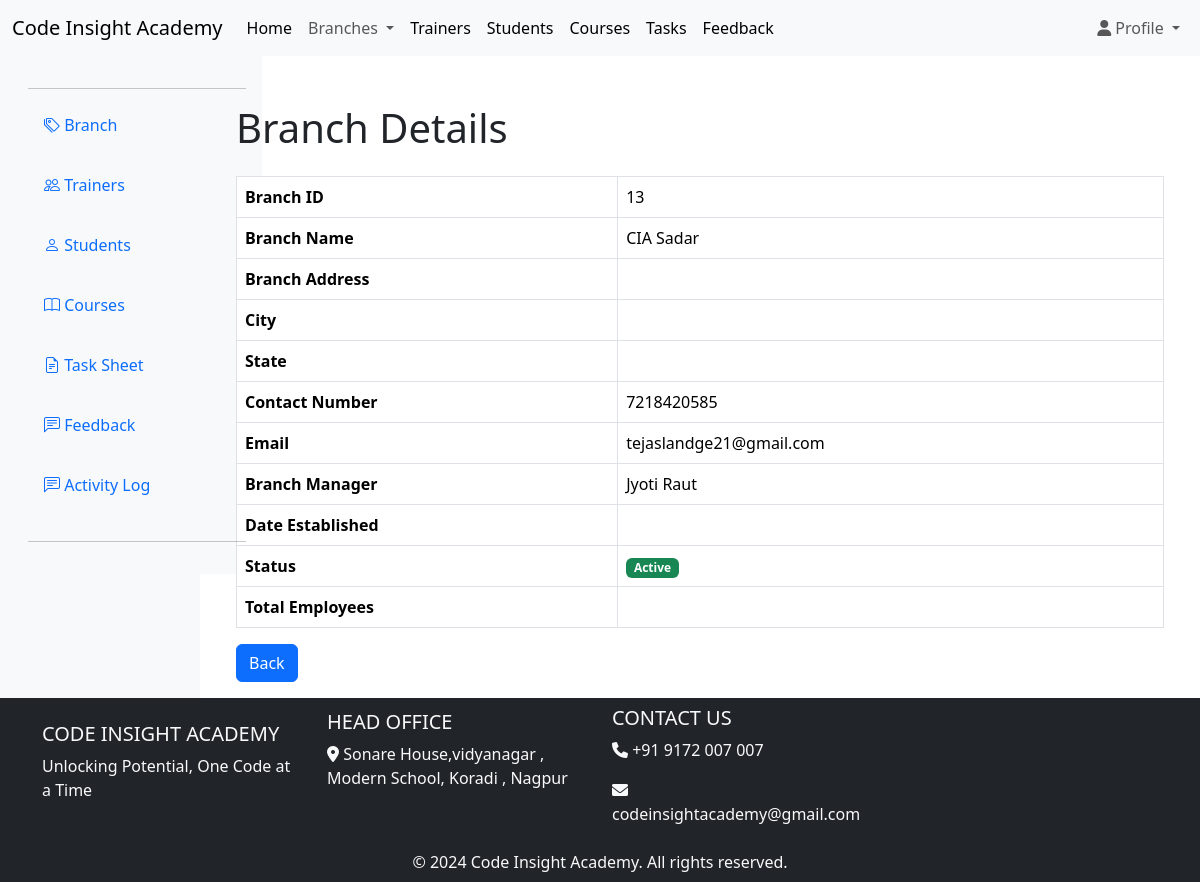
Screenshot of /superadmin/branch_details.php?id=13 (signed in) with the database file from the repository.
### tables this page shows
CREATE TABLE `branches` (
  `branch_id` int(11) NOT NULL,
  `branch_name` varchar(255) NOT NULL,
  `branch_address` varchar(255) DEFAULT NULL,
  `city` varchar(100) DEFAULT NULL,
  `state` varchar(100) DEFAULT NULL,
  `contact_number` varchar(20) DEFAULT NULL,
  `email` varchar(255) DEFAULT NULL,
  `branch_manager` varchar(255) DEFAULT NULL,
  `date_established` date DEFAULT NULL,
  `status` enum('active','inactive') DEFAULT NULL,
  `total_employees` int(11) DEFAULT NULL
);

### superadmin/branch_details.php (the view, shortened to what this page needs)
<?php
include '../includes/header.php';
include 'log_activity.php';
if (isset($_GET['id'])) {
    $branch_id = $_GET['id'];
    $sql = "SELECT * FROM branches WHERE branch_id = ?";
    $stmt = $conn->prepare($sql);
    $stmt->bind_param("i", $branch_id);
    $stmt->execute();
    $result = $stmt->get_result();
    if ($result->num_rows > 0) {
        $branch = $result->fetch_assoc();
    } else {
        echo "Branch not found.";
        exit;
    }
} else {
    echo "Invalid branch ID.";
    exit;
}
?>
<div class="container-fluid">
    <div class="row">
        <nav id="sidebar" class="col-md-3 d-none d-md-block col-lg-2 d-md-block bg-light fixed-top-10 ">
            <?php include '../includes/sidebar.php'; ?>
        </nav>
        <main class="col-md-9 ms-sm-auto col-lg-10 px-md-4">
            <div class="container">
                <h1 class="mt-5">Branch Details</h1>
                <table class="table table-bordered mt-4">
                    <tr>
                        <th>Branch ID</th>
                        <td><?php echo htmlspecialchars($branch['branch_id']); ?></td>
                    </tr>
                    <tr>
                        <th>Branch Name</th>
                        <td><?php echo htmlspecialchars($branch['branch_name']); ?></td>
                    </tr>
                    <tr>
                        <th>Branch Address</th>
                        <td><?php echo htmlspecialchars($branch['branch_address']); ?></td>
                    </tr>
                    <tr>
                        <th>City</th>
                        <td><?php echo htmlspecialchars($branch['city']); ?></td>
                    </tr>
                    <tr>
                        <th>State</th>
                        <td><?php echo htmlspecialchars($branch['state']); ?></td>
                    </tr>
                    <tr>
                        <th>Contact Number</th>
                        <td><?php echo htmlspecialchars($branch['contact_number']); ?></td>
                    </tr>
                    <tr>
                        <th>Email</th>
                        <td><?php echo htmlspecialchars($branch['email']); ?></td>
                    </tr>
                    <tr>
                        <th>Branch Manager</th>
                        <td><?php echo htmlspecialchars($branch['branch_manager']); ?></td>
                    </tr>
                    <tr>
                        <th>Date Established</th>
                        <td><?php echo htmlspecialchars($branch['date_established']); ?></td>
                    </tr>
                    <tr>
                        <th>Status</th>
                        <td>
                            <?php
                            if ($branch['status'] == 'active') {
                                echo '<span class="badge bg-success">Active</span>';
                            } else {
                                echo '<span class="badge bg-danger">Inactive</span>';
                            }
                            ?>
                        </td>
                    </tr>
                    <tr>
                        <th>Total Employees</th>
                        <td><?php echo htmlspecialchars($branch['total_employees']); ?></td>
                    </tr>
                </table>
                <a href="branches.php" class="btn btn-primary mb-3">Back</a>
            </div>
        </main>
    </div>
</div>
<?php
include '../includes/footer.php';
?>

### rows the page displays
branches: branch_id "13", branch_name "CIA Sadar", contact_number "7218420585", email "tejaslandge21@gmail.com", branch_manager "Jyoti Raut"
